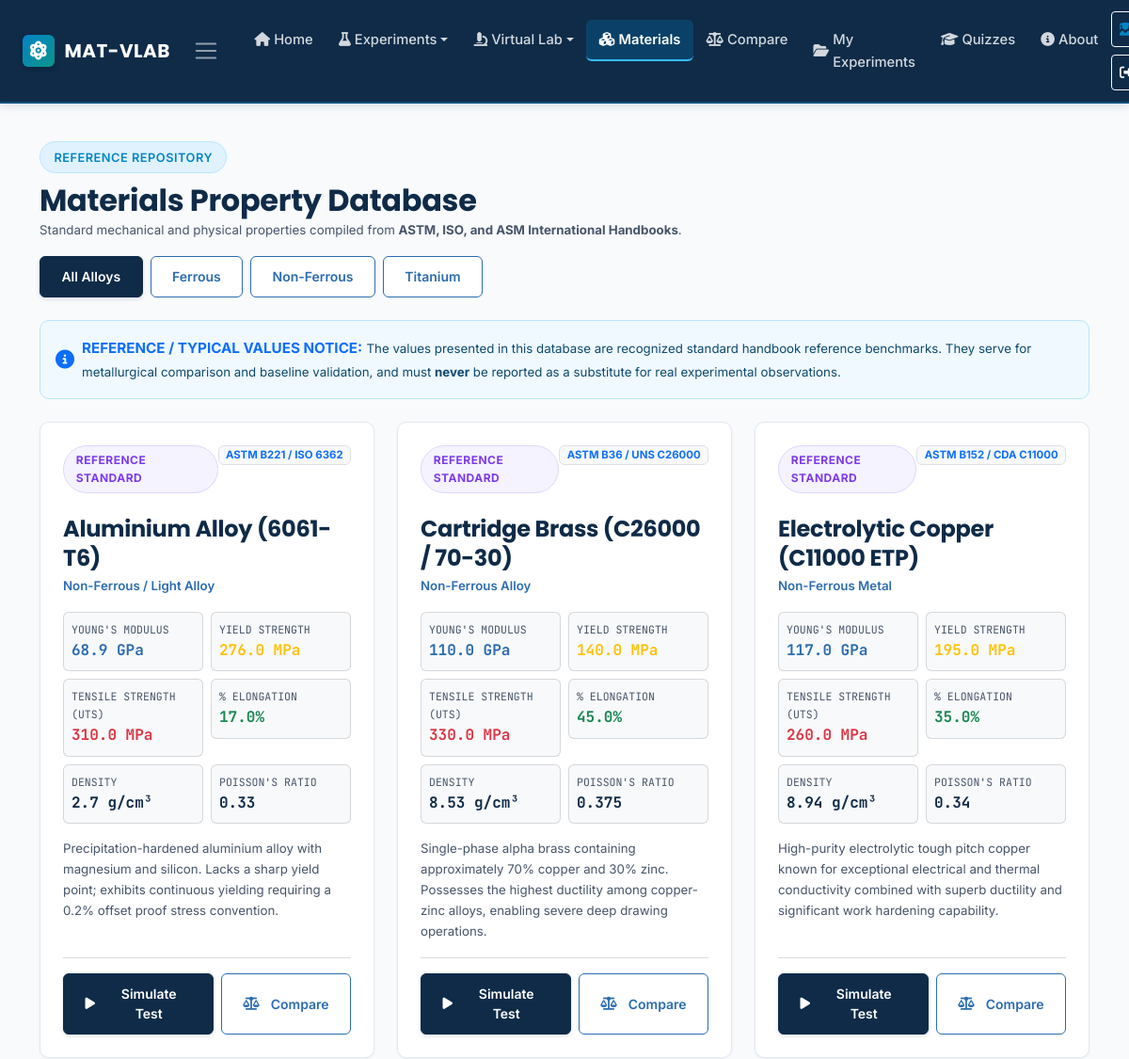
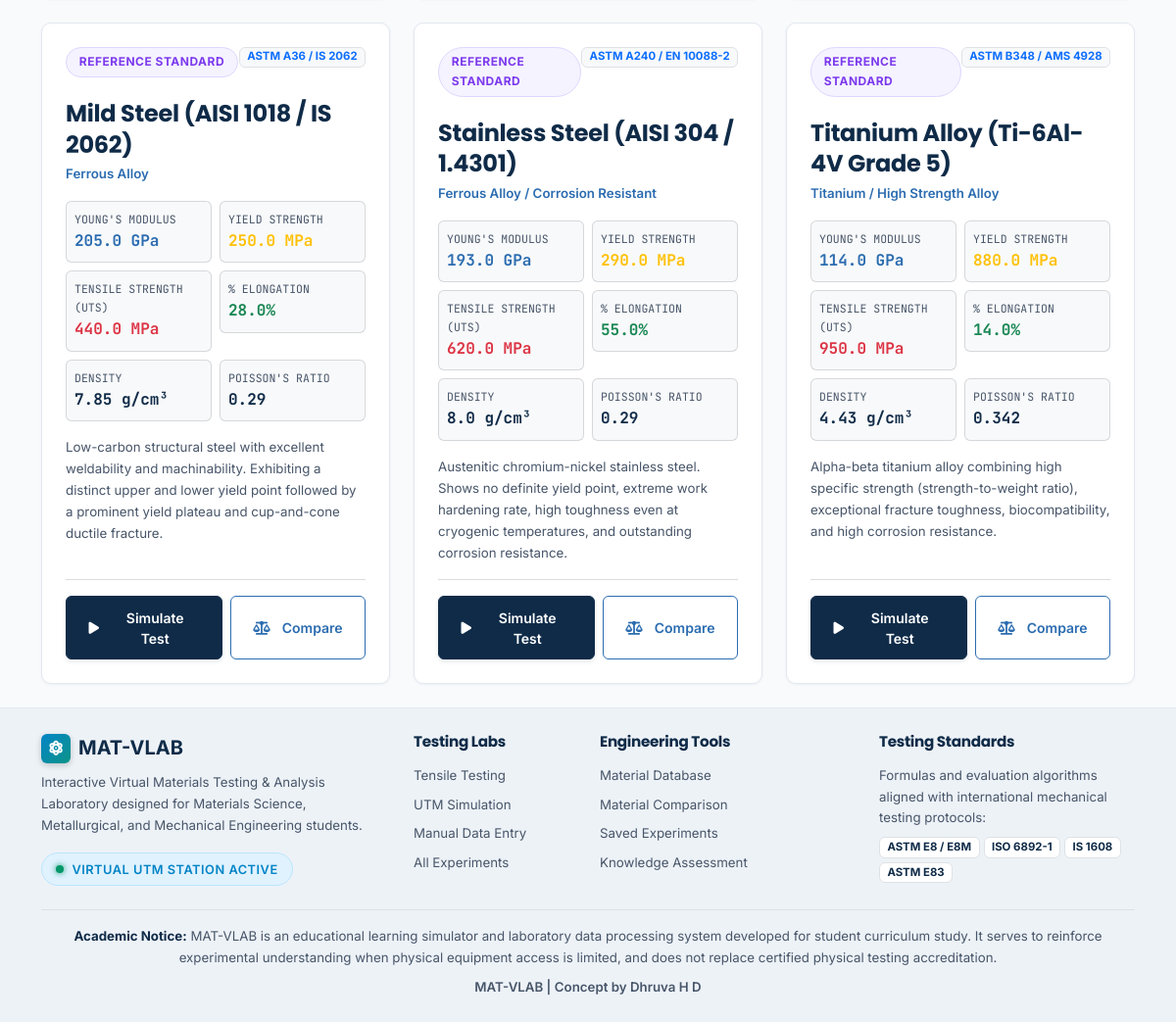
Page /materials (signed in) on the committed database (2 pictures, top to bottom).
### tables this page shows
CREATE TABLE materials (
        id INTEGER PRIMARY KEY AUTOINCREMENT,
        name TEXT NOT NULL,
        slug TEXT UNIQUE NOT NULL,
        category TEXT NOT NULL,
        density_g_cm3 REAL NOT NULL,
        youngs_modulus_gpa REAL NOT NULL,
        yield_strength_mpa REAL NOT NULL,
        uts_mpa REAL NOT NULL,
        elongation_pct REAL NOT NULL,
        reduction_area_pct REAL,
        poisson_ratio REAL,
        standard_ref TEXT,
        description TEXT,
        applications TEXT,
        is_reference INTEGER DEFAULT 1
    );

### app.py (the view)
@app.route('/materials')
@login_required
def materials():
    mat_list = get_all_materials()
    return render_template('materials.html', active_page='materials', materials=mat_list)

### app.py (called while the page is built)
def login_required(f):
    @wraps(f)
    def decorated_function(*args, **kwargs):
        if not session.get('student_name'):
            flash("Please enter your name and institution to access the laboratory.", "info")
            return redirect(url_for('index', next=request.path))
        return f(*args, **kwargs)
    return decorated_function

@app.context_processor
def inject_student_context():
    name = session.get('student_name')
    university = session.get('university')
    student = None
    if name:
        student = {
            'name': name,
            'university': university or 'Engineering Institution',
            'session_id': session.get('session_id')
        }
    return {
        'current_student': student,
        'is_logged_in': bool(student),
        'is_admin': bool(session.get('is_admin'))
    }

### models/database.py (called while the page is built)
def get_database_path():
    path = os.environ.get('DATABASE_PATH')
    if not path:
        base_dir = os.path.dirname(os.path.dirname(os.path.abspath(__file__)))
        path = os.path.join(base_dir, 'materials.db')
    return os.path.abspath(path)

def get_database_url():
    url = os.environ.get('DATABASE_URL')
    if url:
        url = url.strip()
        if url.startswith('postgres://'):
            url = 'postgresql://' + url[len('postgres://'):]
        if url:
            return url
    return None

def get_db_connection():
    pg_url = get_database_url()
    if pg_url:
        try:
            import psycopg2
        except ImportError:
            try:
                import psycopg as psycopg2
            except ImportError:
                raise ImportError(
                    "PostgreSQL DATABASE_URL is configured, but 'psycopg2' (or 'psycopg') is not installed. "
                    "Please ensure 'psycopg2-binary' is in requirements.txt and installed."
                )
        raw_conn = psycopg2.connect(pg_url)
        return PgConnection(raw_conn)
    else:
        db_path = get_database_path()
        parent_dir = os.path.dirname(db_path)
        if parent_dir and not os.path.exists(parent_dir):
            os.makedirs(parent_dir, exist_ok=True)
        conn = sqlite3.connect(db_path)
        conn.row_factory = sqlite3.Row
        return conn

def get_all_materials():
    conn = get_db_connection()
    materials = conn.execute('SELECT * FROM materials ORDER BY name ASC').fetchall()
    conn.close()
    return [dict(m) for m in materials]

### templates/materials.html (shortened to what this page needs)
{% extends "base.html" %}
{% block content %}
<div class="container py-4">
  <div class="d-flex justify-content-between align-items-center flex-wrap gap-3 mb-4">
    <div>
      <span class="badge-lab mb-2">Reference Repository</span>
      <h1 class="fw-bold text-navy fs-2 mb-0">Materials Property Database</h1>
      <p class="text-secondary small mb-0">
        Standard mechanical and physical properties compiled from <strong>ASTM, ISO, and ASM International Handbooks</strong>.
      </p>
    </div>
    <div class="d-flex gap-2 flex-wrap" id="category-filter-buttons">
      <button type="button" class="btn btn-sm btn-lab-primary active-filter" onclick="filterCategory('All')">All Alloys</button>
      <button type="button" class="btn btn-sm btn-lab-secondary" onclick="filterCategory('Ferrous')">Ferrous</button>
      <button type="button" class="btn btn-sm btn-lab-secondary" onclick="filterCategory('Non-Ferrous')">Non-Ferrous</button>
      <button type="button" class="btn btn-sm btn-lab-secondary" onclick="filterCategory('Titanium')">Titanium</button>
    </div>
  </div>
  <div class="alert-lab-info p-3 mb-4">
    <div class="d-flex align-items-center gap-2">
      <i class="fas fa-info-circle fs-5 text-primary"></i>
      <div>
        <strong class="text-primary text-uppercase">Reference / Typical Values Notice:</strong>
        <span class="small" style="color: #0c4a6e;">
          The values presented in this database are recognized standard handbook reference benchmarks. They serve for metallurgical comparison and baseline validation, and must <strong>never</strong> be reported as a substitute for real experimental observations.
        </span>
      </div>
    </div>
  </div>
  <div class="row g-4" id="materials-grid">
    {% for m in materials %}
    <div class="col-lg-4 col-md-6 material-card-item" data-category="{{ m.category }}">
      <div class="lab-card h-100 d-flex flex-column">
        <div class="d-flex justify-content-between align-items-start mb-2">
          <span class="mode-badge mode-badge-ref">REFERENCE STANDARD</span>
          <span class="badge bg-light text-primary border">{{ m.standard_ref or 'ASTM' }}</span>
        </div>
        <h4 class="text-navy fw-bold mb-1">{{ m.name }}</h4>
        <div class="text-steel small fw-semibold mb-3">{{ m.category }}</div>
        <div class="row g-2 mb-3 font-mono small">
          <div class="col-6">
            <div class="p-2 rounded bg-light border border-secondary border-opacity-25">
              <div class="text-secondary" style="font-size: 0.72rem;">YOUNG'S MODULUS</div>
              <div class="text-steel fw-bold fs-6">{{ m.youngs_modulus_gpa }} GPa</div>
            </div>
          </div>
          <div class="col-6">
            <div class="p-2 rounded bg-light border border-secondary border-opacity-25">
              <div class="text-secondary" style="font-size: 0.72rem;">YIELD STRENGTH</div>
              <div class="text-warning fw-bold fs-6">{{ m.yield_strength_mpa }} MPa</div>
            </div>
          </div>
          <div class="col-6">
            <div class="p-2 rounded bg-light border border-secondary border-opacity-25">
              <div class="text-secondary" style="font-size: 0.72rem;">TENSILE STRENGTH (UTS)</div>
              <div class="text-danger fw-bold fs-6">{{ m.uts_mpa }} MPa</div>
            </div>
          </div>
          <div class="col-6">
            <div class="p-2 rounded bg-light border border-secondary border-opacity-25">
              <div class="text-secondary" style="font-size: 0.72rem;">% ELONGATION</div>
              <div class="text-success fw-bold fs-6">{{ m.elongation_pct }}%</div>
            </div>
          </div>
          <div class="col-6">
            <div class="p-2 rounded bg-light border border-secondary border-opacity-25">
              <div class="text-secondary" style="font-size: 0.72rem;">DENSITY</div>
              <div class="text-navy fw-bold fs-6">{{ m.density_g_cm3 }} g/cm³</div>
            </div>
          </div>
          <div class="col-6">
            <div class="p-2 rounded bg-light border border-secondary border-opacity-25">
              <div class="text-secondary" style="font-size: 0.72rem;">POISSON'S RATIO</div>
              <div class="text-navy fw-bold fs-6">{{ m.poisson_ratio or '0.30' }}</div>
            </div>
          </div>
        </div>
        <p class="text-secondary small mb-3 flex-grow-1">
          {{ m.description }}
        </p>
        <div class="pt-3 border-top border-secondary border-opacity-25 d-flex gap-2">
          <a href="{{ url_for('simulation') }}?material={{ m.slug }}" class="btn btn-sm btn-lab-primary flex-fill">
            <i class="fas fa-play me-1"></i> Simulate Test
          </a>
          <a href="{{ url_for('compare') }}?m1={{ m.slug }}" class="btn btn-sm btn-lab-secondary flex-fill">
            <i class="fas fa-balance-scale me-1"></i> Compare
          </a>
        </div>
      </div>
    </div>
    {% endfor %}
  </div>
</div>
{% endblock %}

### static/css/style.css (style rules this page uses)
:root { --bg-primary: #f8fafc; --bg-secondary: #f1f5f9; --bg-card: #ffffff; --bg-card-hover: #fcfdfe; --bg-input: #ffffff; --border-color: #e2e8f0; --border-strong: #cbd5e1; --primary-navy: #0f2b48; --primary-navy-hover: #091a2c; --steel-blue: #2b6cb0; --steel-blue-hover: #1e4e82; --steel-blue-light: #ebf4ff; --accent-teal: #0d9488; --accent-cyan: #0284c7; --color-success: #059669; --color-success-bg: #ecfdf5; --color-success-border: #a7f3d0; --color-warning: #d97706; --color-warning-bg: #fffbeb; --color-warning-border: #fde68a; --color-danger: #dc2626; --color-danger-bg: #fef2f2; --color-danger-border: #fecaca; --color-info: #0284c7; --color-info-bg: #f0f9ff; --color-info-border: #bae6fd; --color-purple: #7c3aed; --text-main: #1e293b; --text-secondary: #475569; --text-muted: #64748b; --text-light: #94a3b8; --text-white: #ffffff; --font-heading: 'Poppins', system-ui, -apple-system, sans-serif; --font-body: 'Inter', system-ui, -apple-system, sans-serif; --font-mono: 'JetBrains Mono', 'SF Mono', Consolas, Menlo, monospace; --shadow-sm: 0 1px 3px rgba(15, 43, 72, 0.05); --shadow-md: 0 4px 12px rgba(15, 43, 72, 0.07); --shadow-lg: 0 10px 25px rgba(15, 43, 72, 0.10); --radius-sm: 6px; --radius-md: 10px; --radius-lg: 14px; }
*, *::before, *::after { box-sizing: border-box; }
html, body { overflow-x: hidden; width: 100%; }
body { font-family: var(--font-body); background-color: var(--bg-primary); color: var(--text-main); min-height: 100vh; display: flex; flex-direction: column; line-height: 1.65; font-size: 0.95rem; -webkit-font-smoothing: antialiased; -moz-osx-font-smoothing: grayscale; }
h1, h2, h3, h4, h5, h6, .h1, .h2, .h3, .h4, .h5, .h6 { font-family: var(--font-heading); color: var(--primary-navy); font-weight: 700; line-height: 1.3; letter-spacing: -0.3px; }
p { margin-bottom: 1rem; color: var(--text-main); }
.text-navy { color: var(--primary-navy) !important; }
.text-steel { color: var(--steel-blue) !important; }
.text-secondary { color: var(--text-secondary) !important; }
a { color: var(--steel-blue); text-decoration: none; transition: color 0.2s ease; }
code, pre, .font-mono { font-family: var(--font-mono); }
.badge-lab { display: inline-flex; align-items: center; gap: 0.5rem; background: #e0f2fe; color: var(--accent-cyan); border: 1px solid #bae6fd; padding: 0.35rem 0.9rem; border-radius: 9999px; font-size: 0.8rem; font-weight: 600; letter-spacing: 0.5px; text-transform: uppercase; }
.lab-card { background-color: var(--bg-card); border: 1px solid var(--border-color); border-radius: var(--radius-md); padding: 1.5rem; box-shadow: var(--shadow-sm); transition: all 0.25s ease; position: relative; overflow: hidden; }
.btn-lab-primary { background-color: var(--primary-navy); border: 1px solid var(--primary-navy); color: #ffffff !important; font-family: var(--font-body); font-weight: 600; padding: 0.65rem 1.4rem; border-radius: var(--radius-sm); display: inline-flex; align-items: center; justify-content: center; gap: 0.5rem; transition: all 0.2s ease; box-shadow: 0 2px 4px rgba(15, 43, 72, 0.12); min-height: 42px; }
.btn-lab-secondary { background-color: #ffffff; border: 1.5px solid var(--steel-blue); color: var(--steel-blue) !important; font-family: var(--font-body); font-weight: 600; padding: 0.65rem 1.4rem; border-radius: var(--radius-sm); display: inline-flex; align-items: center; justify-content: center; gap: 0.5rem; transition: all 0.2s ease; min-height: 42px; }
.mode-badge { display: inline-block; padding: 0.3rem 0.8rem; border-radius: 9999px; font-size: 0.75rem; font-weight: 700; letter-spacing: 0.5px; margin-bottom: 0.85rem; }
.mode-badge-ref { background-color: #f5f3ff; color: var(--color-purple); border: 1px solid #ddd6fe; }
.alert-lab-info { background-color: var(--color-info-bg); border: 1px solid var(--color-info-border); color: #0369a1; border-radius: var(--radius-md); padding: 1rem 1.25rem; }
.btn { min-height: 44px; display: inline-flex; align-items: center; justify-content: center; }
.btn-sm { min-height: 38px; }

### rows in the picture
materials: standard_ref "ASTM B221 / ISO 6362", name "Aluminium Alloy (6061-T6)", category "Non-Ferrous / Light Alloy", youngs_modulus_gpa "68.9", yield_strength_mpa "276.0", uts_mpa "310.0", elongation_pct "17.0", density_g_cm3 "2.7", poisson_ratio "0.33", description "Precipitation-hardened aluminium alloy with magnesium and silicon. Lacks a sharp yield point; exhibits continuous yielding requiring a 0.2% offset proof stress convention."
materials: standard_ref "ASTM B36 / UNS C26000", name "Cartridge Brass (C26000 / 70-30)", category "Non-Ferrous Alloy", youngs_modulus_gpa "110.0", yield_strength_mpa "140.0", uts_mpa "330.0", elongation_pct "45.0", density_g_cm3 "8.53", poisson_ratio "0.375", description "Single-phase alpha brass containing approximately 70% copper and 30% zinc. Possesses the highest ductility among copper-zinc alloys, enabling severe deep drawing operations."
materials: standard_ref "ASTM B152 / CDA C11000", name "Electrolytic Copper (C11000 ETP)", category "Non-Ferrous Metal", youngs_modulus_gpa "117.0", yield_strength_mpa "195.0", uts_mpa "260.0", elongation_pct "35.0", density_g_cm3 "8.94", poisson_ratio "0.34", description "High-purity electrolytic tough pitch copper known for exceptional electrical and thermal conductivity combined with superb ductility and significant work hardening capability."
materials: standard_ref "ASTM A36 / IS 2062", name "Mild Steel (AISI 1018 / IS 2062)", category "Ferrous Alloy", youngs_modulus_gpa "205.0", yield_strength_mpa "250.0", uts_mpa "440.0", elongation_pct "28.0", density_g_cm3 "7.85", poisson_ratio "0.29", description "Low-carbon structural steel with excellent weldability and machinability. Exhibiting a distinct upper and lower yield point followed by a prominent yield plateau and cup-and-cone ductile fracture."
materials: standard_ref "ASTM A240 / EN 10088-2", name "Stainless Steel (AISI 304 / 1.4301)", category "Ferrous Alloy / Corrosion Resistant", youngs_modulus_gpa "193.0", yield_strength_mpa "290.0", uts_mpa "620.0", elongation_pct "55.0", density_g_cm3 "8.0", poisson_ratio "0.29", description "Austenitic chromium-nickel stainless steel. Shows no definite yield point, extreme work hardening rate, high toughness even at cryogenic temperatures, and outstanding corrosion resistance."
materials: standard_ref "ASTM B348 / AMS 4928", name "Titanium Alloy (Ti-6Al-4V Grade 5)", category "Titanium / High Strength Alloy", youngs_modulus_gpa "114.0", yield_strength_mpa "880.0", uts_mpa "950.0", elongation_pct "14.0", density_g_cm3 "4.43", poisson_ratio "0.342", description "Alpha-beta titanium alloy combining high specific strength (strength-to-weight ratio), exceptional fracture toughness, biocompatibility, and high corrosion resistance."
